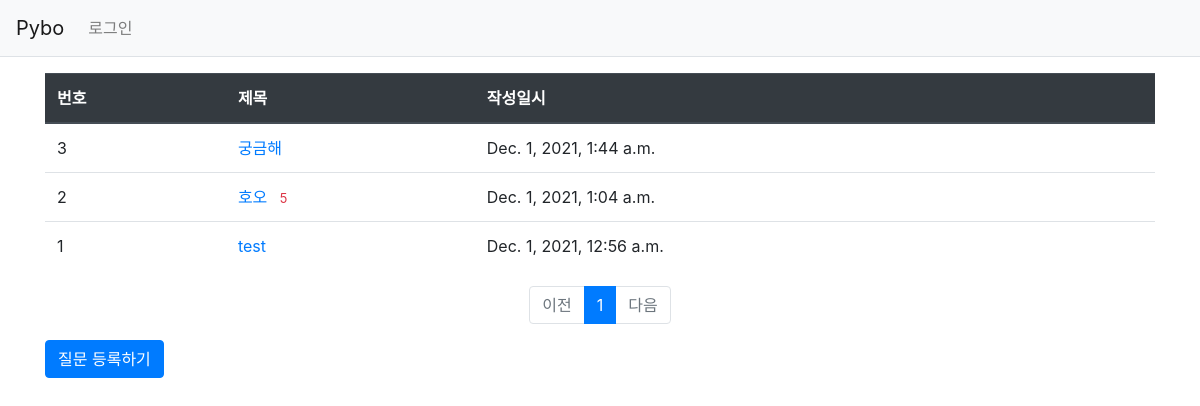
Page /pybo/ on the earlier database version.
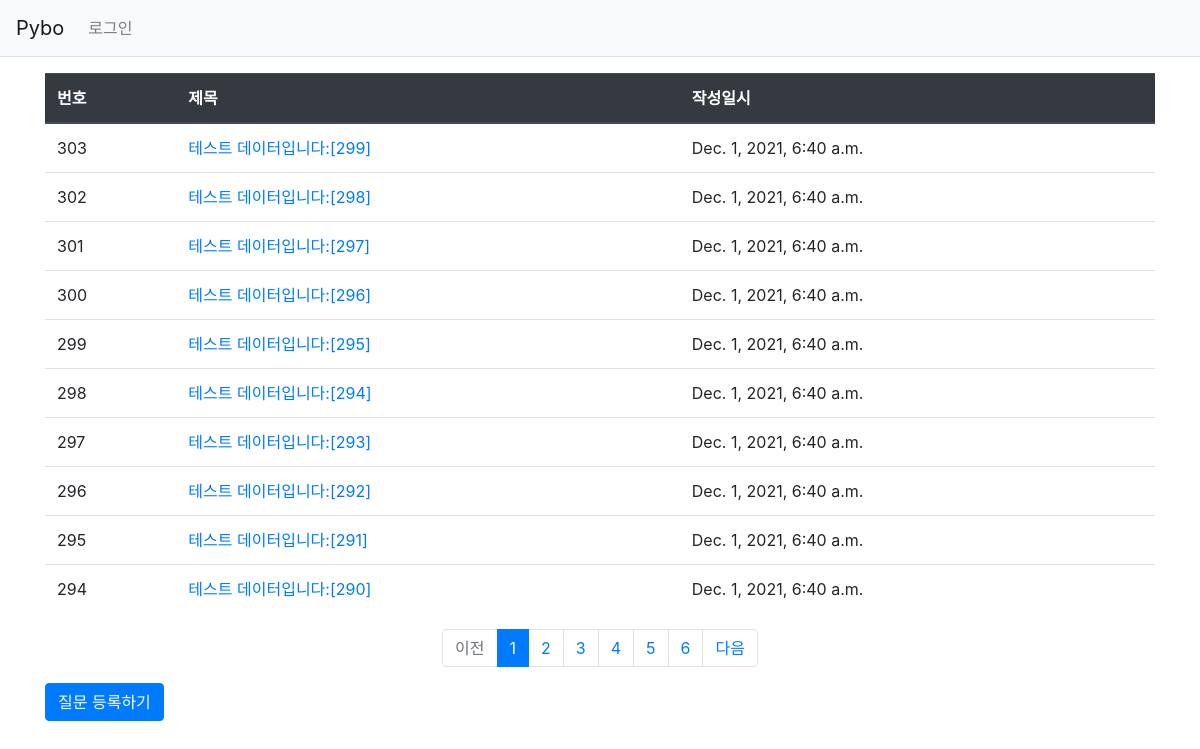
Same page on the later database version.
### pybo/models.py (models this page shows, shortened)
class Question(models.Model):
    author = models.ForeignKey(User, on_delete=models.CASCADE)
    subject = models.CharField(max_length=200)
    content = models.TextField()
    create_date = models.DateTimeField()

### pybo/views.py (the view)
# urls.py: path('', views.index, name='index'),  # '/' 에 해당되는 path
def index(request):
    page = request.GET.get('page', '1')  # 페이지
    question_list = Question.objects.order_by('-create_date')
    paginator = Paginator(question_list, 10)  # 페이지당 10개씩 보여주기
    page_obj = paginator.get_page(page)
    context = {'question_list': page_obj}
    question_list = Question.objects.order_by('-create_date')
    return render(request, 'pybo/question_list.html', context)

### pybo/templatetags/pybo_filter.py (called while the page is built)
@register.filter
def sub(value, arg):
    return value - arg

### pybo/templates/pybo/question_list.html
{% extends 'base.html' %}
{% load pybo_filter %}
{% block content %}
<div class="container my-3">
    <table class="table">
        <thead>
        <tr class="thead-dark">
            <th>번호</th>
            <th>제목</th>
            <th>작성일시</th>
        </tr>
        </thead>
        <tbody>
        {% if question_list %}
        {% for question in question_list %}
        <tr>
            <td>
                {{ question_list.paginator.count|sub:question_list.start_index|sub:forloop.counter0|add:1 }}
            </td>
            <td>
                <a href="{% url 'pybo:detail' question.id %}">{{ question.subject }}</a>
                {% if question.answer_set.count > 0 %}
                <span class="text-danger small ml-2">{{ question.answer_set.count }}</span>
                {% endif %}
            </td>
            <td>{{ question.create_date }}</td>
        </tr>
        {% endfor %}
        {% else %}
        <tr>
            <td colspan="3">질문이 없습니다.</td>
        </tr>
        {% endif %}
        </tbody>
    </table>
    <ul class="pagination justify-content-center">
        {% if question_list.has_previous %}
        <li class="page-item">
            <a class="page-link" href="?page={{ question_list.previous_page_number }}">이전</a>
        </li>
        {% else %}
        <li class="page-item disabled">
            <a class="page-link" tabindex="-1" aria-disabled="true" href="#">이전</a>
        </li>
        {% endif %}
        {% for page_number in question_list.paginator.page_range %}
        {% if page_number >= question_list.number|add:-5 and page_number <= question_list.number|add:5 %}
            {% if page_number == question_list.number %}
            <li class="page-item active" aria-current="page">
                <a class="page-link" href="?page={{ page_number }}">{{ page_number }}</a>
            </li>
            {% else %}
            <li class="page-item">
                <a class="page-link" href="?page={{ page_number }}">{{ page_number }}</a>
            </li>
            {% endif %}
        {% endif %}
        {% endfor %}
        {% if question_list.has_next %}
        <li class="page-item">
            <a class="page-link" href="?page={{ question_list.next_page_number }}">다음</a>
        </li>
        {% else %}
        <li class="page-item disabled">
            <a class="page-link" tabindex="-1" aria-disabled="true" href="#">다음</a>
        </li>
        {% endif %}
    </ul>
    <a href="{% url 'pybo:question_create' %}" class="btn btn-primary">질문 등록하기</a>
</div>
{% endblock %}

Differences in the rows shown:
no longer on this page (row unchanged): Question: paginator.count|sub "3", subject "궁금해", create_date "Dec. 1, 2021, 1:44 a.m."
no longer on this page (row unchanged): Question: paginator.count|sub "2", subject "호오", answer_set.count "5", create_date "Dec. 1, 2021, 1:04 a.m."
no longer on this page (row unchanged): Question: paginator.count|sub "1", subject "test", create_date "Dec. 1, 2021, 12:56 a.m."
added Question: paginator.count|sub "303", subject "테스트 데이터입니다:[299]", create_date "Dec. 1, 2021, 6:40 a.m."
added Question: paginator.count|sub "302", subject "테스트 데이터입니다:[298]", create_date "Dec. 1, 2021, 6:40 a.m."
added Question: paginator.count|sub "301", subject "테스트 데이터입니다:[297]", create_date "Dec. 1, 2021, 6:40 a.m."
added Question: paginator.count|sub "300", subject "테스트 데이터입니다:[296]", create_date "Dec. 1, 2021, 6:40 a.m."
added Question: paginator.count|sub "299", subject "테스트 데이터입니다:[295]", create_date "Dec. 1, 2021, 6:40 a.m."
added Question: paginator.count|sub "298", subject "테스트 데이터입니다:[294]", create_date "Dec. 1, 2021, 6:40 a.m."
added Question: paginator.count|sub "297", subject "테스트 데이터입니다:[293]", create_date "Dec. 1, 2021, 6:40 a.m."
added Question: paginator.count|sub "296", subject "테스트 데이터입니다:[292]", create_date "Dec. 1, 2021, 6:40 a.m."
added Question: paginator.count|sub "295", subject "테스트 데이터입니다:[291]", create_date "Dec. 1, 2021, 6:40 a.m."
added Question: paginator.count|sub "294", subject "테스트 데이터입니다:[290]", create_date "Dec. 1, 2021, 6:40 a.m."
Other differences:
new list line: "2"
new list line: "3"
new list line: "4"
new list line: "5"
new list line: "6"
